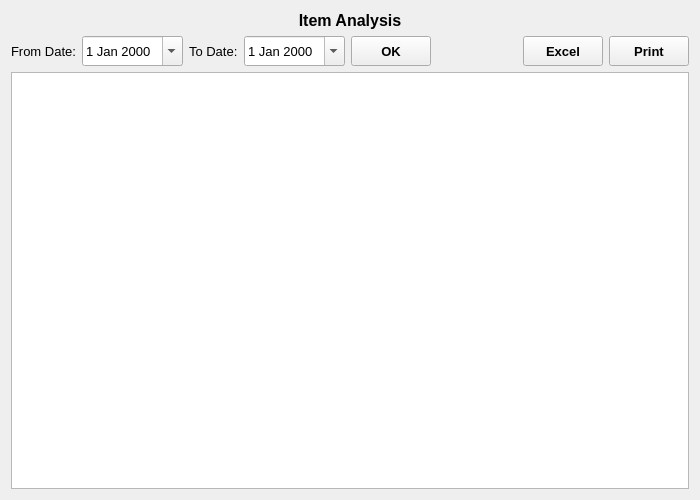
<?xml version="1.0" encoding="UTF-8"?>
<ui version="4.0">
 <class>ItemAnalysis</class>
 <widget class="QWidget" name="ItemAnalysis">
  <property name="geometry">
   <rect>
    <x>0</x>
    <y>0</y>
    <width>700</width>
    <height>500</height>
   </rect>
  </property>
  <property name="font">
   <font>
    <family>Microsoft YaHei UI</family>
    <pointsize>10</pointsize>
   </font>
  </property>
  <property name="windowTitle">
   <string>Form</string>
  </property>
  <layout class="QVBoxLayout" name="verticalLayout">
   <item>
    <widget class="QLabel" name="label">
     <property name="font">
      <font>
       <pointsize>12</pointsize>
       <weight>75</weight>
       <bold>true</bold>
      </font>
     </property>
     <property name="text">
      <string>Item Analysis</string>
     </property>
     <property name="alignment">
      <set>Qt::AlignCenter</set>
     </property>
    </widget>
   </item>
   <item>
    <layout class="QHBoxLayout" name="horizontalLayout" stretch="0,0,0,0,0,0,0,0">
     <item>
      <widget class="QLabel" name="fromDateLabel">
       <property name="text">
        <string>From Date:</string>
       </property>
      </widget>
     </item>
     <item>
      <widget class="QDateEdit" name="fromDateDateEdit">
       <property name="minimumSize">
        <size>
         <width>0</width>
         <height>30</height>
        </size>
       </property>
       <property name="calendarPopup">
        <bool>true</bool>
       </property>
      </widget>
     </item>
     <item>
      <widget class="QLabel" name="toDateLabel">
       <property name="text">
        <string>To Date:</string>
       </property>
      </widget>
     </item>
     <item>
      <widget class="QDateEdit" name="toDateDateEdit">
       <property name="minimumSize">
        <size>
         <width>0</width>
         <height>30</height>
        </size>
       </property>
       <property name="calendarPopup">
        <bool>true</bool>
       </property>
      </widget>
     </item>
     <item>
      <widget class="QToolButton" name="OKButton">
       <property name="minimumSize">
        <size>
         <width>80</width>
         <height>30</height>
        </size>
       </property>
       <property name="font">
        <font>
         <weight>75</weight>
         <bold>true</bold>
        </font>
       </property>
       <property name="text">
        <string>OK</string>
       </property>
      </widget>
     </item>
     <item>
      <spacer name="horizontalSpacer">
       <property name="orientation">
        <enum>Qt::Horizontal</enum>
       </property>
       <property name="sizeHint" stdset="0">
        <size>
         <width>40</width>
         <height>20</height>
        </size>
       </property>
      </spacer>
     </item>
     <item>
      <widget class="QToolButton" name="excelButton">
       <property name="minimumSize">
        <size>
         <width>80</width>
         <height>30</height>
        </size>
       </property>
       <property name="font">
        <font>
         <weight>75</weight>
         <bold>true</bold>
        </font>
       </property>
       <property name="text">
        <string>Excel</string>
       </property>
      </widget>
     </item>
     <item>
      <widget class="QToolButton" name="printButton">
       <property name="minimumSize">
        <size>
         <width>80</width>
         <height>30</height>
        </size>
       </property>
       <property name="font">
        <font>
         <weight>75</weight>
         <bold>true</bold>
        </font>
       </property>
       <property name="text">
        <string>Print</string>
       </property>
      </widget>
     </item>
    </layout>
   </item>
   <item>
    <widget class="QTableView" name="tableView">
     <property name="font">
      <font>
       <pointsize>12</pointsize>
      </font>
     </property>
     <property name="alternatingRowColors">
      <bool>true</bool>
     </property>
    </widget>
   </item>
  </layout>
 </widget>
 <resources/>
 <connections/>
</ui>
